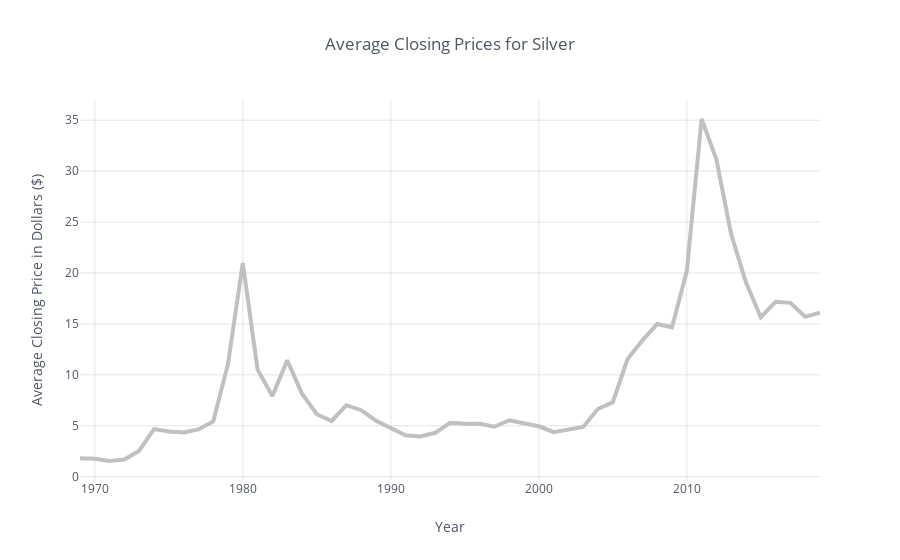

Here is the notebook cell this chart was saved with:
### Code cell
import requests
from bs4 import BeautifulSoup

## Silver 
res = requests.get("https://www.macrotrends.net/1470/historical-silver-prices-100-year-chart")
soup = BeautifulSoup(res.content, 'lxml')
tables = soup.find_all('table')
headers = ['Year', 'Average Closing', 'Year Open', 'Year High', 'Year Low', 'Year Close', 'Annual % Change']
df_silver = pd.DataFrame(pd.read_html(str(tables[0]))[0])
df_silver.columns = headers


def convert_to_float_if_applicable(cell):
    if isinstance(cell, str) and '$' in cell:
        try:
            cell = float(cell.replace('$', '').replace(',',''))
            return cell
        except:
            return cell
    elif isinstance(cell, str) and '%' in cell:
        try:
            cell = float(cell.replace('%', ''))
            return cell
        except:
            return cell
    else:
        return cell

    
    
df_silver = df_silver.applymap(lambda cell: convert_to_float_if_applicable(cell))
df_silver.rename(columns={'Average Closing': 'Average Closing, Silver'}, inplace=True)

df_silver.set_index('Year')[['Average Closing, Silver']]\
.iplot(kind='line', xTitle='Year', color='#C0C0C0',
                  yTitle='Average Closing Price in Dollars ($)', 
       title='Average Closing Prices for Silver', width=4)

### Figure 1 — Plotly figure (JSON) as saved in the notebook; plotly's stock layout.template omitted (floating-point values rounded to 4 significant figures)
{"data": [{"line": {"color": "rgba(192, 192, 192, 1.0)", "dash": "solid", "shape": "linear", "width": 4}, "mode": "lines", "name": "Average Closing, Silver", "text": "", "type": "scatter", "uid": "9638b9be-29fc-490a-852a-71323b4c9774", "x": [2019, 2018, 2017, 2016, 2015, 2014, 2013, 2012, 2011, 2010, 2009, 2008, 2007, 2006, 2005, 2004, 2003, 2002, 2001, 2000, 1999, 1998, 1997, 1996, 1995, 1994, 1993, 1992, 1991, 1990, 1989, 1988, 1987, 1986, 1985, 1984, 1983, 1982, 1981, 1980, 1979, 1978, 1977, 1976, 1975, 1974, 1973, 1972, 1971, 1970, 1969], "y": [16.11, 15.71, 17.07, 17.17, 15.66, 19.07, 23.79, 31.15, 35.12, 20.19, 14.67, 14.99, 13.38, 11.55, 7.31, 6.66, 4.88, 4.6, 4.37, 4.95, 5.22, 5.54, 4.9, 5.2, 5.2, 5.29, 4.31, 3.95, 4.06, 4.83, 5.5, 6.53, 7.02, 5.47, 6.13, 8.15, 11.42, 7.92, 10.49, 20.98, 11.07, 5.42, 4.64, 4.35, 4.43, 4.67, 2.55, 1.68, 1.54, 1.77, 1.8]}], "layout": {"legend": {"bgcolor": "#FFFFFF", "font": {"color": "#4D5663"}}, "paper_bgcolor": "#FFFFFF", "plot_bgcolor": "#FFFFFF", "title": "Average Closing Prices for Silver", "titlefont": {"color": "#4D5663"}, "xaxis": {"gridcolor": "#E1E5ED", "showgrid": true, "tickfont": {"color": "#4D5663"}, "title": "Year", "titlefont": {"color": "#4D5663"}, "zerolinecolor": "#E1E5ED"}, "yaxis": {"gridcolor": "#E1E5ED", "showgrid": true, "tickfont": {"color": "#4D5663"}, "title": "Average Closing Price in Dollars ($)", "titlefont": {"color": "#4D5663"}, "zerolinecolor": "#E1E5ED"}}}
